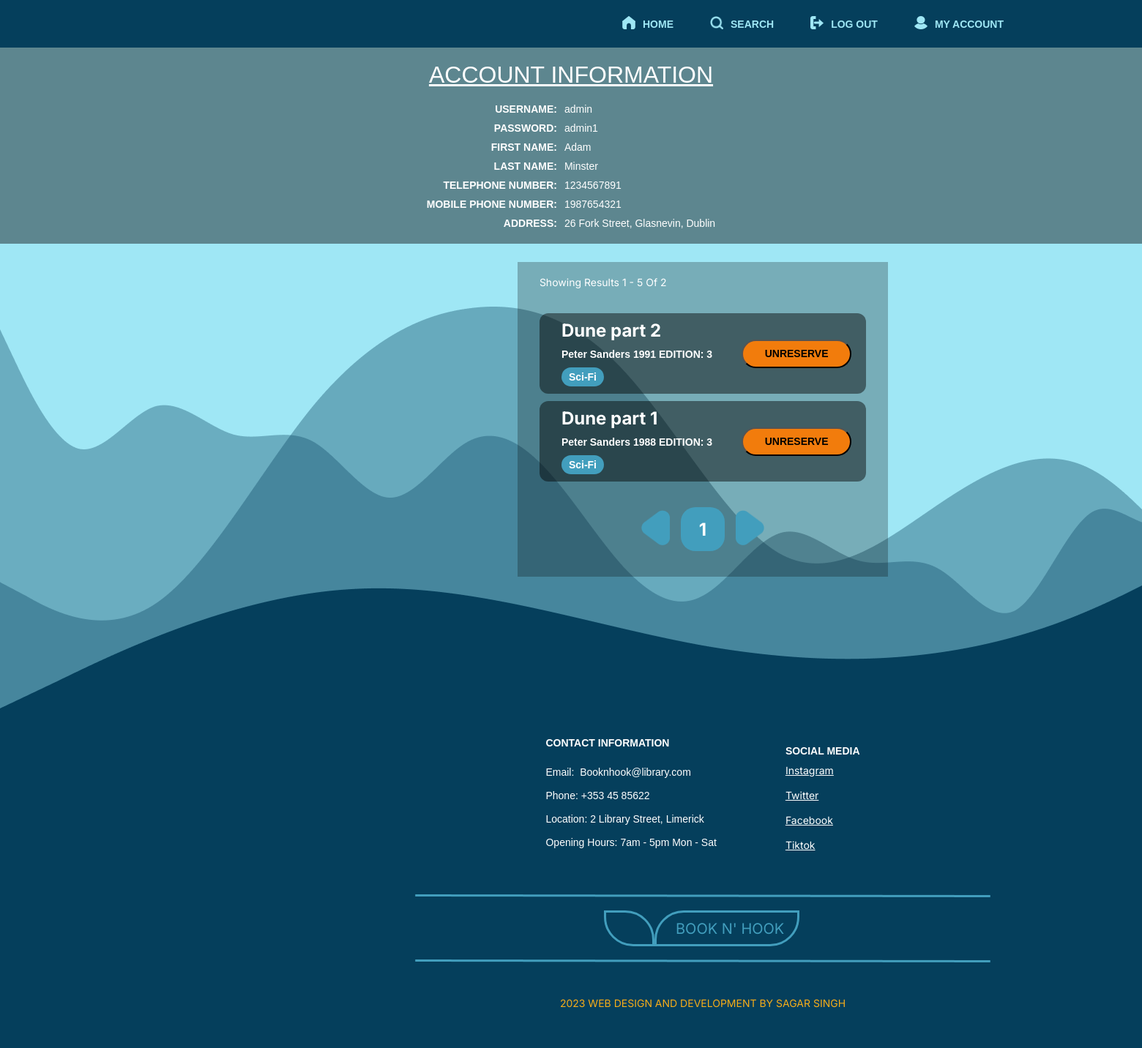
The page /phpFiles/myAccount.php?pageNum=1 (signed in) on the database its author committed.
### tables this page shows
CREATE TABLE `user` (
  `username` varchar(20) NOT NULL,
  `password` varchar(6) NOT NULL,
  `firstName` varchar(20) NOT NULL,
  `lastName` varchar(20) NOT NULL,
  `addLineSt` varchar(25) NOT NULL,
  `addLineDis` varchar(25) NOT NULL,
  `city` varchar(25) NOT NULL,
  `telephone` varchar(10) NOT NULL,
  `mobile` varchar(10) NOT NULL
);

CREATE TABLE `book` (
  `ISBN` bigint(13) UNSIGNED NOT NULL,
  `title` varchar(40) NOT NULL,
  `author` varchar(40) NOT NULL,
  `edition` tinyint(3) UNSIGNED NOT NULL,
  `pubYear` year(4) NOT NULL,
  `categoryID` bigint(20) UNSIGNED NOT NULL,
  `reserveStatus` tinyint(1) NOT NULL
);

CREATE TABLE `category` (
  `categoryID` bigint(20) UNSIGNED NOT NULL,
  `categoryTitle` varchar(20) NOT NULL
);

### phpFiles/myAccountResult.php (the view, shortened to what this page needs)
<head>
    <link rel="stylesheet" href="../styles/myAccountResult.css">
</head>
<?php
    $servername = "localhost";
    $username = "root";
    $password = "";
    $database = "librarydb";
    $conn = new mysqli($servername, $username, $password, $database);
    if (isset($_GET["pageNum"]))
    {
        $pgNum = $conn->real_escape_string($_GET["pageNum"]);
        $sql = 'SELECT * FROM book
                JOIN reservedBook ON book.ISBN = reservedBook.ISBN
                JOIN category ON book.categoryID = category.categoryID
                WHERE reservedBook.username ="' . $_SESSION["username"] . '"';
        $result = $conn->query($sql);
        $rowPerPage = 5;
        $rowCount = $result->num_rows;
        $currentPage = ($pgNum-1) * $rowPerPage;
        $sql = $sql . " LIMIT $rowPerPage OFFSET $currentPage;";
        $result = $conn->query($sql);
    }
    else
    {
        header("Location: index.php");
    }
?>
<div class="div-2">
    <div class="full-table">
        <div class="search-text"><p class="showing-results">Showing Results <?php echo ($currentPage + 1) . " - " . ($currentPage + $rowPerPage); ?> Of <?php echo $rowCount; ?></p></div>
        <div class="div-3">
            <?php
                if ($result->num_rows > 0)
                {
                    while ($row = $result->fetch_assoc())
                    {
                        echo '<div class="table-row">';
                            echo '<div class="frame-2">';
                                echo '<div class="book-title">' . $row["title"]  . '</div>';
                                echo '<div class="text-wrapper-2">' . $row["author"] . ' ' . $row["pubYear"] . ' EDITION: ' . $row["edition"] . '</div>';
                                echo '<div class="category-wrapper"><div class=text-wrapper-2>' . $row["categoryTitle"]  . '</div></div>';
                            echo '</div>';
                            echo '<form method="post" action="myAccount.php?pageNum=' . $pgNum . '">
                                        <input type="text" name="ISBN" value="' . $row["ISBN"] .'" readonly hidden>
                                        <input type="text" name="reserveStatus" value="ToUnreserve" readonly hidden>
                                        <button type="submit" class="reserve-button"><div class="unreserve">UNRESERVE</div></button>
                                      </form>';
                        echo '</div>';
                    }
                }
            ?>
        </div>
            <div class="buttons">
                <div class="next-and-previous">
                    <?php
                        echo '<a href="myAccount.php?pageNum=' . ($pgNum -1) . '"><img class="img-2" src="../img/previous-button-2.png"/></a>';
                        echo '<div class="div-wrapper"><div class="text-wrapper-5">' . $pgNum . '</div></div>';
                        echo '<a  href="myAccount.php?pageNum=' . ($pgNum +1) . '" ><img class="img-2" src="../img/next-button-2.png"/></a>';
                     ?>
                </div>
        </div>
    </div>
    <div class="backgroundHome"><img src="../img/background.png" alt=""></div>
</div>

### phpFiles/myAccount.php (shortened to what this page needs)
<!DOCTYPE html>
<html lang="en">
    <head>
        <link rel="stylesheet" href="styles/globals.css" />
        <link rel="stylesheet" href="styles/styleguide.css" />
    </head>
    <body style="  background-color:  rgba(159, 231, 245, 1);">
        <?php
            require_once "header.php";
            require_once "myAccountInfo.php";
            require_once "myAccountResult.php";
            require_once "footer.php"
        ?>
    </body>
</html>

### phpFiles/header.php (shortened to what this page needs)
<head>
    <link rel="stylesheet" href="../styles/globals.css" />
    <link rel="stylesheet" href="../styles/styleguide.css" />
    <link rel="stylesheet" href="../styles/style-header.css" />
</head>
<header class="header">
    <div class="navbar">
      <?php if (isset($_SESSION["username"])) {?>
        <div class="navbarBtn" onclick="location.href='index.php'">
          <div><img class="navbarIcon" src="../img/icon-home.png" /></div>
          <div class="navbarText">HOME</div>
        </div>
        <div class="navbarBtn" onclick="location.href='index.php#searchBar'">
          <div><img class="navbarIcon" src="../img/icon-search.png" /></div>
          <div class="navbarText">SEARCH</div>
        </div>
        <form method="post">
          <button type="submit" class="navbarBtn">
            <div><img class="navbarIcon" src="../img/icon-logout.png" /></div>
            <div class="navbarText">LOG OUT</div>
        </button>
        </form>
        <div class="navbarBtn" onclick="location.href='myAccount.php?pageNum=1'">
          <div><img class="navbarIcon" src="../img/icon-account.png" /></div>
          <div class="navbarText">MY ACCOUNT</div>
        </div>
      <?php }?>
    </div>
</header>

### phpFiles/myAccountInfo.php (shortened to what this page needs)
<head>
    <link rel="stylesheet" href="../styles/myAccountInfo.css">
</head>
<?php
    $servername = "localhost";
    $username = "root";
    $password = "";
    $database = "librarydb";
    $conn = new mysqli($servername, $username, $password, $database);
    $sql = 'SELECT * FROM USER WHERE username = "' . $_SESSION["username"] . '"';
    $result = $conn->query($sql);
    $row = $result->fetch_assoc();
?>
<div class="account-details">
    <div class="account-information">ACCOUNT INFORMATION</div>
    <div class="account-info">
        <div class="account-field-names">
            <div class="text-wrapper-2">USERNAME:</div>
            <div class="text-wrapper-2">PASSWORD:</div>
            <div class="text-wrapper-2">FIRST NAME:</div>
            <div class="text-wrapper-2">LAST NAME:</div>
            <div class="text-wrapper-2">TELEPHONE NUMBER:</div>
            <div class="text-wrapper-2">MOBILE PHONE NUMBER:</div>
            <div class="text-wrapper-2">ADDRESS:</div>
        </div>
        <div class="account-field-data">
            <div class="text-wrapper-4"><?php echo htmlentities($row["username"]);?></div>
            <div class="text-wrapper-4"><?php echo htmlentities($row["password"]);?></div>
            <div class="text-wrapper-4"><?php echo htmlentities($row["firstName"]);?></div>
            <div class="text-wrapper-4"><?php echo htmlentities($row["lastName"]);?></div>
            <div class="text-wrapper-4"><?php echo htmlentities($row["telephone"]);?></div>
            <div class="text-wrapper-4"><?php echo htmlentities($row["mobile"]);?></div>
            <div class="text-wrapper-4"><?php echo htmlentities($row["addLineSt"]) . ', ' . htmlentities($row["addLineDis"]) . ', ' . htmlentities($row["city"]);?></div>
        </div>
    </div>
</div>

### phpFiles/footer.php
<head>
    <link rel="stylesheet" href="../styles/globals.css" />
    <link rel="stylesheet" href="../styles/styleguide.css" />
    <link rel="stylesheet" href="../styles/style-footer.css" />
</head>
<footer class="footer">
    <div class="information">
      <div class="contactInfo">
        <div class="text-wrapper">CONTACT INFORMATION</div>
        <p class="email-booknhook">
          Email:&nbsp;&nbsp;Booknhook@library.com<br /><br />Phone: +353 45 85622<br /><br />Location: 2 Library
          Street, Limerick<br /><br />Opening Hours: 7am - 5pm Mon - Sat
        </p>
      </div>
      <div class="socialInfo">
        <div class="text-wrapper">SOCIAL MEDIA</div>
        <div class="socialLink">Instagram<br /><br />Twitter<br /><br />Facebook<br /><br />Tiktok</div>
      </div>
    </div>
    <img class="line" src="../img/line-1-1.png" />
    <div class="logodiv">
      <div class="logo">
        <div class="overlap-group">
          <div class="rectangle"></div>
          <div class="rectangle-2"></div>
          <div class="book-n-hook">BOOK N' HOOK</div>
        </div>
      </div>
    </div>
    <img class="line" src="../img/line-1-1.png" />
    <div class="element-web-design-and-wrapper">
      <p class="element-web-design-and">2023 WEB DESIGN AND DEVELOPMENT BY SAGAR SINGH</p>
    </div>
  </footer>

### styles/globals.css (style rules this page uses)
* { -webkit-font-smoothing: antialiased; box-sizing: border-box; }
html, body { margin: 0px; height: 100%; }
a { text-decoration: none; }

### styles/styleguide.css (style rules this page uses)
:root { --navbar-font-family: "Inter-Bold", Helvetica; --navbar-font-weight: 700; --navbar-font-size: 14px; --navbar-letter-spacing: 0px; --navbar-line-height: normal; --navbar-font-style: normal; --text-font-family: "Inter-Regular", Helvetica; --text-font-weight: 400; --text-font-size: 14px; --text-letter-spacing: 0px; --text-line-height: normal; --text-font-style: normal; --title-font-family: "Inter-Medium", Helvetica; --title-font-weight: 500; --title-font-size: 32px; --title-letter-spacing: 0px; --title-line-height: normal; --title-font-style: normal; --collection-1-light-blue: rgba(159, 231, 245, 1); --collection-1-blue: rgba(66, 158, 189, 1); --collection-1-dark-blue: rgba(5, 63, 92, 1); --collection-1-yellow: rgba(247, 173, 25, 1); --collection-1-orange: rgba(242, 124, 12, 1); }

### styles/style-header.css (style rules this page uses)
.header { position: relative; width: 1920px; height: 65px; background-color: #053f5c; overflow: hidden; }
.navbar { display: inline-flex; height: 66px; align-items: center; justify-content: flex-end; gap: 20px; padding: 0px 15px; position: relative; left: 820px; overflow: hidden; }
.navbarBtn { all: unset; display: inline-flex; height: 66px; align-items: center; justify-content: flex-end; gap: 10px; padding: 0px 15px; position: relative; overflow: hidden; }
.navbarIcon { position: relative; width: 18px; height: 18px; }
.navbarText { position: relative; width: fit-content; font-family: var(--navbar-font-family); font-weight: var(--navbar-font-weight); color: #9fe7f5; font-size: var(--navbar-font-size); text-align: center; letter-spacing: var(--navbar-letter-spacing); line-height: var(--navbar-line-height); font-style: var(--navbar-font-style); }

### styles/myAccountInfo.css (style rules this page uses)
.account-details { display: flex; flex-direction: column; align-items: center; justify-content: center; gap: 20px; padding: 20px 10px; position: relative; align-self: stretch; width: 100%; flex: 0 0 auto; background-color: #0000006b; }
.account-information { position: relative; width: fit-content; margin-top: -1px; font-family: var(--title-font-family); font-weight: var(--title-font-weight); color: #ffffff; font-size: var(--title-font-size); text-align: center; letter-spacing: var(--title-letter-spacing); line-height: var(--title-line-height); text-decoration: underline; font-style: var(--title-font-style); }
.account-info { display: inline-flex; align-items: center; justify-content: center; gap: 10px; position: relative; flex: 0 0 auto; }
.account-field-names { align-items: flex-end; display: inline-flex; flex-direction: column; justify-content: center; gap: 10px; position: relative; flex: 0 0 auto; }
.text-wrapper-2 { position: relative; width: fit-content; font-family: var(--navbar-font-family); font-weight: var(--navbar-font-weight); color: #ffffff; font-size: var(--navbar-font-size); text-align: center; letter-spacing: var(--navbar-letter-spacing); line-height: var(--navbar-line-height); font-style: var(--navbar-font-style); }
.account-field-data { align-items: flex-start; display: inline-flex; flex-direction: column; justify-content: center; gap: 10px; position: relative; flex: 0 0 auto; }
.text-wrapper-4 { position: relative; width: fit-content; font-family: var(--text-font-family); font-weight: var(--text-font-weight); color: #ffffff; font-size: var(--text-font-size); text-align: center; letter-spacing: var(--text-letter-spacing); line-height: var(--text-line-height); font-style: var(--text-font-style); }

### rows shown on the page
user: username "admin", password "admin1", firstName "Adam", lastName "Minster", telephone "1234567891", mobile "1987654321", addLineSt "26 Fork Street", addLineDis "Glasnevin", city "Dublin"
book: title "Dune part 2", author "Peter Sanders", pubYear "1991", edition "3", categoryID.categoryTitle "Sci-Fi"
book: title "Dune part 1", author "Peter Sanders", pubYear "1988", edition "3", categoryID.categoryTitle "Sci-Fi"

### other values the page prints
$currentPage + 1 "1"
$currentPage + $rowPerPage "5"
$rowCount "2"
$pgNum "1"
